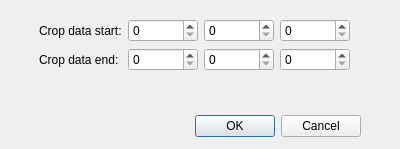
<?xml version="1.0" encoding="UTF-8"?>
<ui version="4.0">
 <class>CropDialog</class>
 <widget class="QDialog" name="CropDialog">
  <property name="geometry">
   <rect>
    <x>0</x>
    <y>0</y>
    <width>400</width>
    <height>149</height>
   </rect>
  </property>
  <property name="windowTitle">
   <string>Crop</string>
  </property>
  <widget class="QDialogButtonBox" name="buttonBox">
   <property name="geometry">
    <rect>
     <x>20</x>
     <y>110</y>
     <width>341</width>
     <height>32</height>
    </rect>
   </property>
   <property name="orientation">
    <enum>Qt::Horizontal</enum>
   </property>
   <property name="standardButtons">
    <set>QDialogButtonBox::Cancel|QDialogButtonBox::Ok</set>
   </property>
  </widget>
  <widget class="QWidget" name="formLayoutWidget">
   <property name="geometry">
    <rect>
     <x>39</x>
     <y>19</y>
     <width>311</width>
     <height>81</height>
    </rect>
   </property>
   <layout class="QFormLayout" name="formLayout">
    <item row="0" column="0">
     <widget class="QLabel" name="label">
      <property name="text">
       <string>Crop data start:</string>
      </property>
     </widget>
    </item>
    <item row="1" column="0">
     <widget class="QLabel" name="label_2">
      <property name="text">
       <string>Crop data end:</string>
      </property>
     </widget>
    </item>
    <item row="0" column="1">
     <layout class="QHBoxLayout" name="horizontalLayout">
      <item>
       <widget class="QSpinBox" name="startX"/>
      </item>
      <item>
       <widget class="QSpinBox" name="startY"/>
      </item>
      <item>
       <widget class="QSpinBox" name="startZ"/>
      </item>
     </layout>
    </item>
    <item row="1" column="1">
     <layout class="QHBoxLayout" name="horizontalLayout_2">
      <item>
       <widget class="QSpinBox" name="endX"/>
      </item>
      <item>
       <widget class="QSpinBox" name="endY"/>
      </item>
      <item>
       <widget class="QSpinBox" name="endZ"/>
      </item>
     </layout>
    </item>
   </layout>
  </widget>
 </widget>
 <resources/>
 <connections>
  <connection>
   <sender>buttonBox</sender>
   <signal>accepted()</signal>
   <receiver>CropDialog</receiver>
   <slot>accept()</slot>
   <hints>
    <hint type="sourcelabel">
     <x>248</x>
     <y>254</y>
    </hint>
    <hint type="destinationlabel">
     <x>157</x>
     <y>274</y>
    </hint>
   </hints>
  </connection>
  <connection>
   <sender>buttonBox</sender>
   <signal>rejected()</signal>
   <receiver>CropDialog</receiver>
   <slot>reject()</slot>
   <hints>
    <hint type="sourcelabel">
     <x>316</x>
     <y>260</y>
    </hint>
    <hint type="destinationlabel">
     <x>286</x>
     <y>274</y>
    </hint>
   </hints>
  </connection>
 </connections>
</ui>
